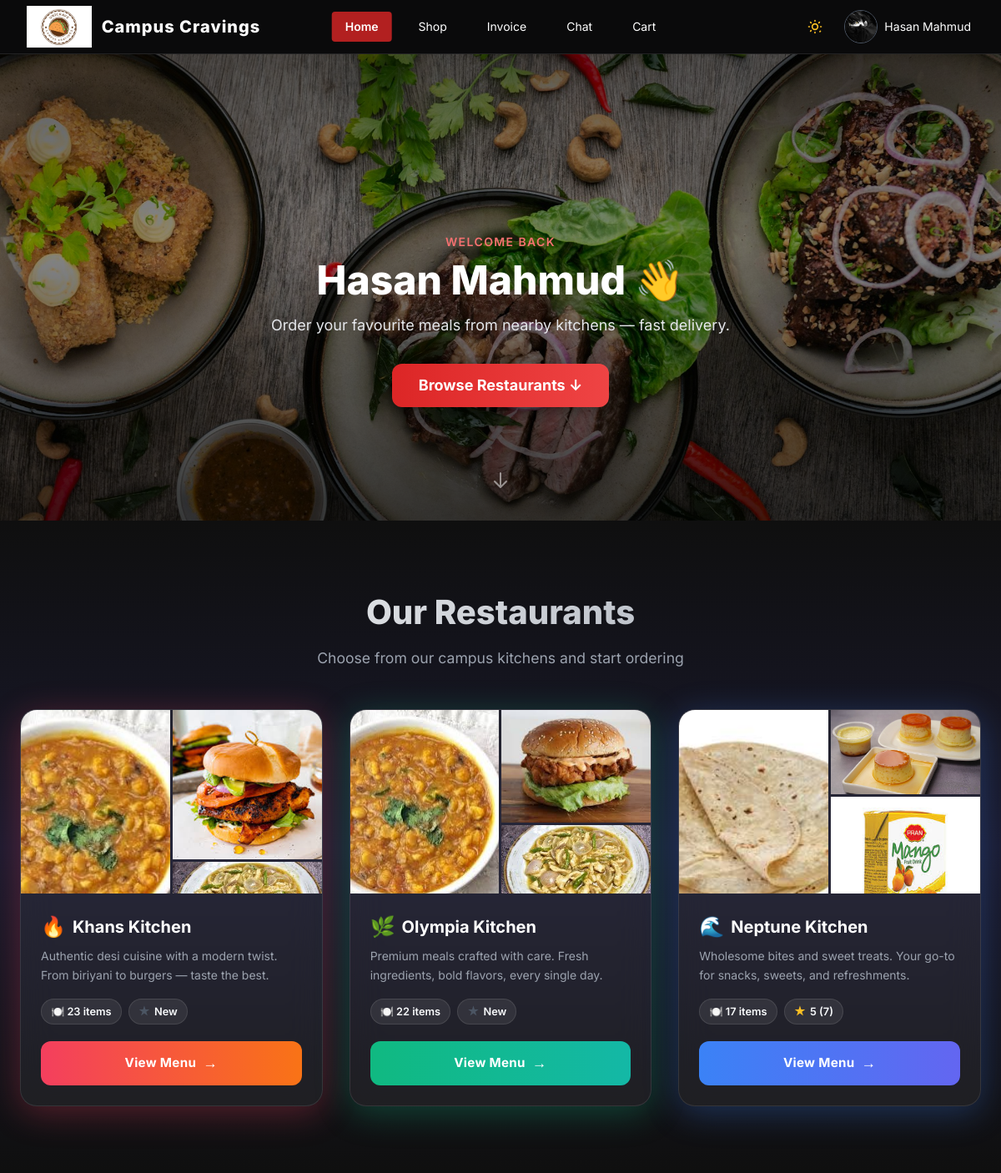
The app's page /customer/navbar.php (signed in) with its own data.
### tables this page shows
CREATE TABLE `customer` (
  `customer_id` int(11) NOT NULL,
  `username` varchar(50) NOT NULL,
  `fullname` varchar(100) NOT NULL,
  `email` varchar(100) NOT NULL,
  `password` varchar(255) NOT NULL,
  `phone` varchar(20) DEFAULT NULL,
  `address` text DEFAULT NULL,
  `created_at` timestamp NOT NULL DEFAULT current_timestamp(),
  `updated_at` timestamp NOT NULL DEFAULT current_timestamp() ON UPDATE current_timestamp(),
  `status` enum('active','inactive') DEFAULT 'active',
  `profile_pic` varchar(255) DEFAULT NULL,
  `dob` date DEFAULT NULL
);

CREATE TABLE `shop` (
  `shop_id` int(11) NOT NULL,
  `shop_name` varchar(255) NOT NULL,
  `password` varchar(255) NOT NULL
);

### customer/navbar.php (the view, shortened to what this page needs)
<?php
require_once __DIR__ . '/../config/db_connection.php';
$displayName = $_SESSION['fullname'] ?? $_SESSION['username'] ?? 'Customer';
$profilePic = $_SESSION['profile_pic'] ?? null;
if (!empty($_SESSION['user_id'])) {
    $userId = (int) $_SESSION['user_id'];
    $sql = "SELECT fullname, email";
    $hasProfilePic = false;
    $res = $conn->query("SELECT COUNT(*) AS cnt FROM INFORMATION_SCHEMA.COLUMNS WHERE TABLE_SCHEMA = DATABASE() AND TABLE_NAME = 'customer' AND COLUMN_NAME = 'profile_pic'");
    if ($res) {
        $row = $res->fetch_assoc();
        if ((int)$row['cnt'] > 0) {
            $hasProfilePic = true;
            $sql .= ", profile_pic";
        }
    }
    $sql .= " FROM customer WHERE customer_id = ? LIMIT 1";
    if ($stmt = $conn->prepare($sql)) {
        $stmt->bind_param("i", $userId);
        $stmt->execute();
        $result = $stmt->get_result();
        if ($result && $row = $result->fetch_assoc()) {
            if (!empty($row['fullname'])) $displayName = $row['fullname'];
            if ($hasProfilePic && !empty($row['profile_pic'])) $profilePic = $row['profile_pic'];
        }
    }
}
function initials($name) {
    $parts = preg_split('/\s+/', trim($name));
    $letters = '';
    foreach ($parts as $p) {
        if ($p !== '') $letters .= mb_strtoupper(mb_substr($p, 0, 1));
        if (mb_strlen($letters) >= 2) break;
    }
    return $letters ?: 'C';
}
$initials = initials($displayName);
$shops = [];
$shopResult = $conn->query("SELECT shop_id, shop_name FROM shop ORDER BY shop_id");
if ($shopResult) {
    while ($row = $shopResult->fetch_assoc()) {
        $shopName = $row['shop_name'];
        $itemCount = 0;
        $countResult = $conn->query("SELECT COUNT(*) as cnt FROM `" . $conn->real_escape_string($shopName) . "` WHERE is_available = 1");
        if ($countResult) {
            $countRow = $countResult->fetch_assoc();
            $itemCount = (int) $countRow['cnt'];
        }
        $avgRating = 0;
        $reviewCount = 0;
        $ratingResult = $conn->query("SELECT AVG(rating) as avg_rating, COUNT(*) as review_count FROM product_reviews WHERE kitchen = '" . $conn->real_escape_string($shopName) . "'");
        if ($ratingResult) {
            $ratingRow = $ratingResult->fetch_assoc();
            $avgRating = round((float) $ratingRow['avg_rating'], 1);
            $reviewCount = (int) $ratingRow['review_count'];
        }
        $images = [];
        $imgResult = $conn->query("SELECT image FROM `" . $conn->real_escape_string($shopName) . "` WHERE is_available = 1 AND image IS NOT NULL ORDER BY RAND() LIMIT 3");
        if ($imgResult) {
            while ($imgRow = $imgResult->fetch_assoc()) {
                $images[] = $imgRow['image'];
            }
        }
        $shops[] = [
            'id'           => $row['shop_id'],
            'name'         => $shopName,
            'display_name' => ucfirst($shopName) . ' Kitchen',
            'item_count'   => $itemCount,
            'avg_rating'   => $avgRating,
            'review_count' => $reviewCount,
            'images'       => $images,
        ];
    }
}
$shopMeta = [
    'khans' => [
        'desc'     => 'Authentic desi cuisine with a modern twist. From biriyani to burgers — taste the best.',
        'gradient' => 'from-rose-500 to-orange-500',
        'glow'     => 'rgba(244,63,94,0.3)',
        'icon'     => '🔥',
        'bg'       => 'from-rose-500/10 to-orange-500/10',
    ],
    'olympia' => [
        'desc'     => 'Premium meals crafted with care. Fresh ingredients, bold flavors, every single day.',
        'gradient' => 'from-emerald-500 to-teal-500',
        'glow'     => 'rgba(16,185,129,0.3)',
        'icon'     => '🌿',
        'bg'       => 'from-emerald-500/10 to-teal-500/10',
    ],
    'neptune' => [
        'desc'     => 'Wholesome bites and sweet treats. Your go-to for snacks, sweets, and refreshments.',
        'gradient' => 'from-blue-500 to-indigo-500',
        'glow'     => 'rgba(59,130,246,0.3)',
        'icon'     => '🌊',
        'bg'       => 'from-blue-500/10 to-indigo-500/10',
    ],
];
?>
<!doctype html>
<html lang="en">
<head>
  <script src="https://cdn.tailwindcss.com"></script>
</head>
<body class="bg-[#0f0f0f] text-white">
  <header>
    <div class="relative h-16 max-w-7xl mx-auto px-4">
      <div class="logo-section">
        <a href="./navbar.php">
          <img src="../resources/logo.jpg" alt="Campus Cravings" class="campus-cravings-logo" />
          <span class="brand-text">Campus Cravings</span>
        </a>
      </div>
      <nav class="nav-buttons">
        <a href="./navbar.php" class="px-4 py-2 bg-red-600 bg-opacity-80 rounded text-sm text-white font-semibold">Home</a>
        <div class="relative group">
          <button class="px-4 py-2 rounded text-sm hover:bg-red-600 hover:bg-opacity-80 text-white transition">Shop</button>
        </div>
        <a href="./invoice.php" class="px-4 py-2 rounded text-sm hover:bg-red-600 hover:bg-opacity-80 text-white transition">Invoice</a>
        <a href="./chat.php" class="px-4 py-2 rounded text-sm hover:bg-red-600 hover:bg-opacity-80 text-white transition">Chat</a>
        <a href="./cart.php" class="px-4 py-2 rounded text-sm hover:bg-red-600 hover:bg-opacity-80 text-white transition">Cart</a>
      </nav>
      <div class="profile-section">
        <div class="relative" id="profileRoot">
          <button id="profileBtn" class="flex items-center gap-2 p-1 rounded profile-btn focus:outline-none">
            <?php if (!empty($profilePic)): ?>
              <img src="<?= htmlspecialchars($profilePic) ?>" alt="Profile" class="w-10 h-10 rounded-full object-cover border border-gray-600" />
            <?php else: ?>
              <div class="initials-circle"><?= htmlspecialchars($initials) ?></div>
            <?php endif; ?>
            <span class="hidden sm:inline-block text-sm"><?= htmlspecialchars($displayName) ?></span>
          </button>
        </div>
      </div>
    </div>
  </header>
  <section id="hero" class="hero" style="margin-top: 4rem;">
    <div class="hero-bg"></div>
    <div class="hero-overlay"></div>
    <div class="hero-content">
      <div class="max-w-4xl mx-auto px-4 text-center">
        <p class="text-red-400 font-semibold text-sm uppercase tracking-widest mb-3">Welcome back</p>
        <h1 class="text-4xl sm:text-5xl font-extrabold mb-4"><?= htmlspecialchars($displayName) ?> 👋</h1>
        <p class="text-gray-200 text-lg mb-8">Order your favourite meals from nearby kitchens — fast delivery.</p>
        <a href="#restaurants" class="inline-flex items-center gap-2 bg-gradient-to-r from-red-600 to-red-500 text-white font-bold py-3 px-8 rounded-xl text-lg hover:from-red-500 hover:to-red-400 transition-all shadow-lg shadow-red-900/30">
          Browse Restaurants ↓
        </a>
      </div>
    </div>
    <div class="scroll-indicator">
      <svg width="30" height="30" viewBox="0 0 30 30" fill="none">
        <path d="M15 5v15M8 15l7 7 7-7" stroke="rgba(255,255,255,0.5)" stroke-width="2" stroke-linecap="round" stroke-linejoin="round"/>
      </svg>
    </div>
  </section>
  <section id="restaurants" class="shops-section">
    <div class="max-w-6xl mx-auto">
      <h2 class="section-title">Our Restaurants</h2>
      <p class="section-subtitle mb-12">Choose from our campus kitchens and start ordering</p>
      <div class="grid md:grid-cols-2 lg:grid-cols-3 gap-8">
        <?php foreach ($shops as $shop):
          $meta = $shopMeta[$shop['name']] ?? [
              'desc' => 'Great food available here.',
              'gradient' => 'from-gray-500 to-gray-600',
              'glow' => 'rgba(156,163,175,0.25)',
              'icon' => '🍽️',
          ];
          $folderName = ucfirst($shop['name']);
          $isLegacy = in_array($shop['name'], ['khans', 'olympia', 'neptune']);
          $shopUrl = $isLegacy ? "./" . htmlspecialchars($shop['name']) . ".php" : "./shop.php?name=" . urlencode($shop['name']);
        ?>
          <a href="<?= $shopUrl ?>" class="shop-card block" style="box-shadow: 0 8px 40px <?= $meta['glow'] ?>;">
            <div class="card-image-grid">
              <?php if (count($shop['images']) >= 3): ?>
                <img src="../resources/<?= $folderName ?>/<?= rawurlencode($shop['images'][0]) ?>" alt="" loading="lazy" />
                <img src="../resources/<?= $folderName ?>/<?= rawurlencode($shop['images'][1]) ?>" alt="" loading="lazy" />
                <img src="../resources/<?= $folderName ?>/<?= rawurlencode($shop['images'][2]) ?>" alt="" loading="lazy" />
              <?php elseif (count($shop['images']) >= 1): ?>
                <img src="../resources/<?= $folderName ?>/<?= rawurlencode($shop['images'][0]) ?>" alt="" loading="lazy" style="grid-row:1/3; grid-column:1/3;" />
              <?php else: ?>
                <div class="bg-gradient-to-br <?= $meta['gradient'] ?> flex items-center justify-center text-5xl" style="grid-row:1/3; grid-column:1/3;"><?= $meta['icon'] ?></div>
              <?php endif; ?>
            </div>
            <div class="card-body">
              <div class="flex items-center gap-2 mb-2">
                <span class="text-2xl"><?= $meta['icon'] ?></span>
                <h3 class="text-xl font-bold text-white"><?= htmlspecialchars($shop['display_name']) ?></h3>
              </div>
              <p class="text-gray-400 text-sm mb-4 leading-relaxed"><?= $meta['desc'] ?></p>
              <div class="flex flex-wrap gap-2 mb-5">
                <span class="stat-badge">🍽️ <?= $shop['item_count'] ?> items</span>
                <?php if ($shop['review_count'] > 0): ?>
                  <span class="stat-badge"><span class="star">★</span> <?= $shop['avg_rating'] ?> (<?= $shop['review_count'] ?>)</span>
                <?php else: ?>
                  <span class="stat-badge"><span class="star-empty">★</span> New</span>
                <?php endif; ?>
              </div>
              <div class="cta-btn bg-gradient-to-r <?= $meta['gradient'] ?>">View Menu</div>
            </div>
          </a>
        <?php endforeach; ?>
      </div>
    </div>
  </section>
</body>
</html>

### customer/navbar.php (style rules this page uses)
*, *::before, *::after { box-sizing: border-box; }
body { font-family: 'Inter', sans-serif; margin: 0; }
.hero { min-height: 70vh; position: relative; overflow: hidden; }
.hero-bg { position: absolute; inset: 0; background-image: url('../resources/Homepage/Home_HD.jpg'); background-size: cover; background-position: center; z-index: 0; animation: kenBurns 24s ease-in-out infinite; }
.hero-overlay { position: absolute; inset: 0; background: linear-gradient(180deg, rgba(0,0,0,0.6) 0%, rgba(0,0,0,0.4) 40%, rgba(0,0,0,0.75) 100%); z-index: 1; }
.campus-cravings-logo { height: 50px; width: auto; transition: transform 0.3s ease; }
header { position: fixed; top: 0; left: 0; right: 0; z-index: 50; background: rgba(10, 10, 12, 0.9) !important; backdrop-filter: blur(12px) !important; -webkit-backdrop-filter: blur(12px) !important; border-bottom: 1px solid rgba(255, 255, 255, 0.1) !important; }
.logo-section { position: absolute; left: 2rem; top: 50%; transform: translateY(-50%); }
.logo-section a { display: flex; align-items: center; gap: 0.75rem; text-decoration: none; }
.brand-text { font-size: 1.25rem; font-weight: 800; color: #ffffff; letter-spacing: 0.05em; transition: color 0.3s ease; }
.profile-section { position: absolute; right: 2rem; top: 50%; transform: translateY(-50%); }
.hero-content { position: relative; z-index: 2; min-height: 70vh; display: flex; align-items: center; justify-content: center; padding-top: 5rem; }
.nav-buttons { display: none; }
@media (min-width: 768px) { .nav-buttons { display: flex; position: absolute; left: 50%; top: 50%; transform: translate(-50%, -50%); gap: 1rem; } }
.scroll-indicator { position: absolute; bottom: 2rem; left: 50%; transform: translateX(-50%); z-index: 3; animation: bounceDown 2s infinite; }
.shops-section { background: linear-gradient(180deg, #0f0f0f 0%, #1a1a2e 50%, #0f0f0f 100%); padding: 5rem 1rem; }
.section-title { font-size: 2.5rem; font-weight: 800; text-align: center; background: linear-gradient(135deg, #fff, #9ca3af); -webkit-background-clip: text; -webkit-text-fill-color: transparent; background-clip: text; }
.section-subtitle { text-align: center; color: #9ca3af; font-size: 1.1rem; margin-top: .75rem; }
.shop-card { background: rgba(255,255,255,0.06); backdrop-filter: blur(20px); -webkit-backdrop-filter: blur(20px); border: 1px solid rgba(255,255,255,0.1); border-radius: 1.25rem; overflow: hidden; transition: transform .35s cubic-bezier(.25,.8,.25,1), box-shadow .35s ease; cursor: pointer; }
.card-image-grid { display: grid; grid-template-columns: 1fr 1fr; grid-template-rows: 1fr 1fr; height: 220px; gap: 3px; overflow: hidden; }
.card-image-grid img:first-child { grid-row: 1 / 3; object-fit: cover; width: 100%; height: 100%; }
.card-image-grid img { object-fit: cover; width: 100%; height: 100%; }
.card-body { padding: 1.5rem; }
.star { color: #fbbf24; }
.star-empty { color: #4b5563; }
.stat-badge { display: inline-flex; align-items: center; gap: .35rem; padding: .3rem .7rem; border-radius: 100px; font-size: .8rem; font-weight: 600; background: rgba(255,255,255,0.08); border: 1px solid rgba(255,255,255,0.1); }
.cta-btn { display: inline-flex; align-items: center; justify-content: center; gap: .5rem; width: 100%; padding: .85rem 1.5rem; border-radius: .75rem; font-weight: 700; font-size: .95rem; letter-spacing: .02em; color: #fff; border: none; cursor: pointer; transition: all .25s ease; }
.cta-btn::after { content: '→'; font-size: 1.1rem; transition: transform .2s ease; }

### records on screen
customer: profile_pic (picture), fullname "Hasan Mahmud"
shop: shows a picture, shop_name "🔥", display_name "Khans Kitchen", shop_name "Authentic desi cuisine with a modern twist. From biriyani to burgers — taste the best.", item_count "23", shows "New"
shop: shows a picture, shop_name "🌿", display_name "Olympia Kitchen", shop_name "Premium meals crafted with care. Fresh ingredients, bold flavors, every single day.", item_count "22", shows "New"
shop: shows a picture, shop_name "🌊", display_name "Neptune Kitchen", shop_name "Wholesome bites and sweet treats. Your go-to for snacks, sweets, and refreshments.", item_count "17", avg_rating "5", review_count "7"
